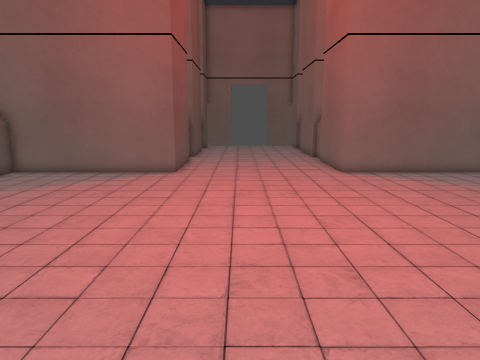
view 1 (above)

18 first-person views from a walk through a Godot game level. The camera is 1.4 m above the floor, tilts 10° down and sees 70° across. The floor is counted in squares, 0.5 m on a side. Each view is taken from the middle of a square. On the plan, view 1 faces up. The plan holds only what a view shows up to about 20 squares ahead; the rest is blank. The place goes on beyond the plan. Some surface patterns are stand-ins.

view 2
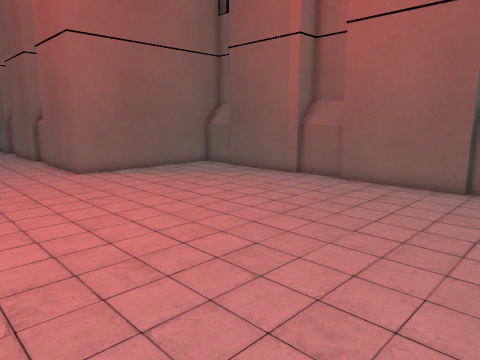

view 3
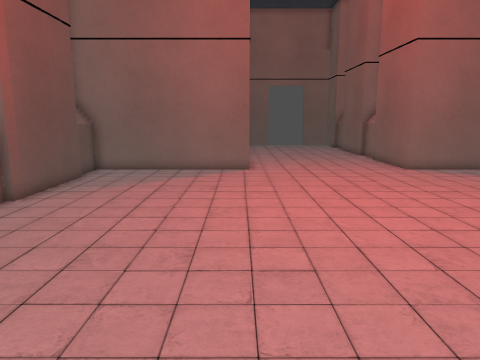

view 4
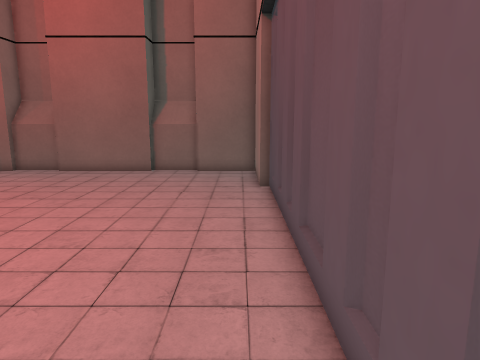

view 5
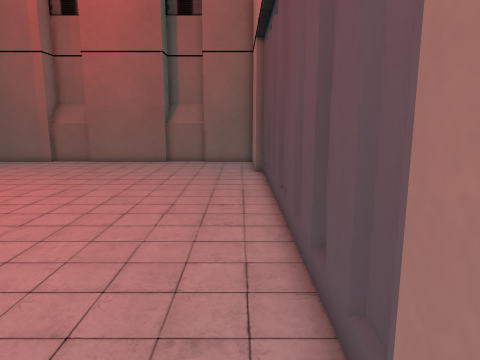

view 6
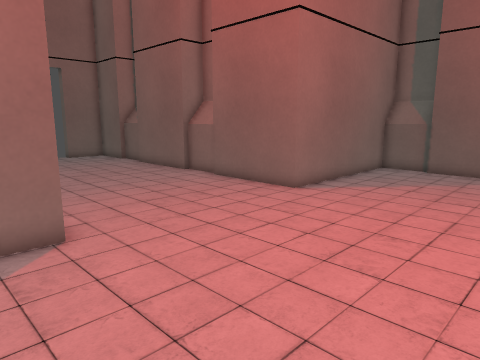

view 7
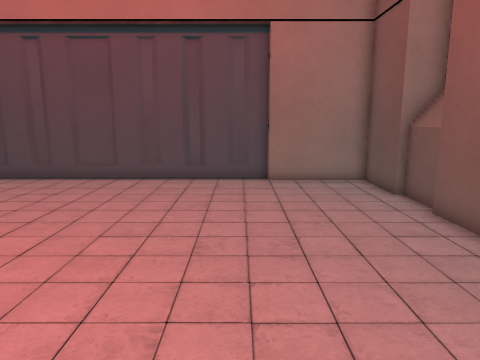

view 8
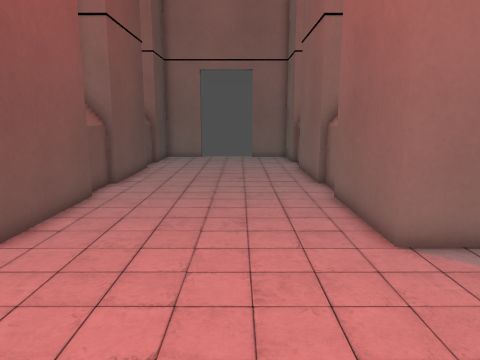

view 9
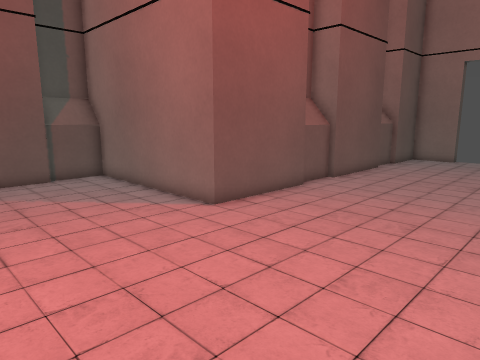

view 10
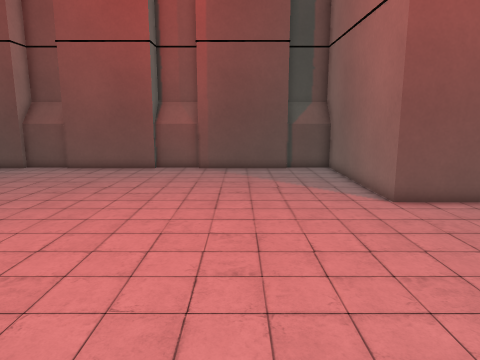

view 11
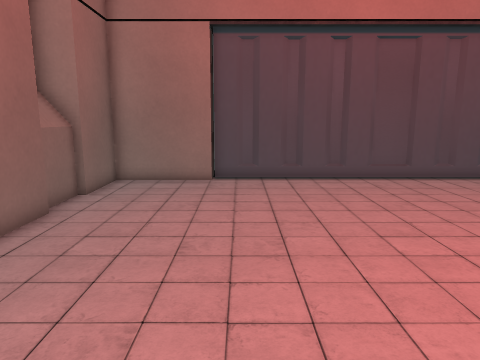

view 12
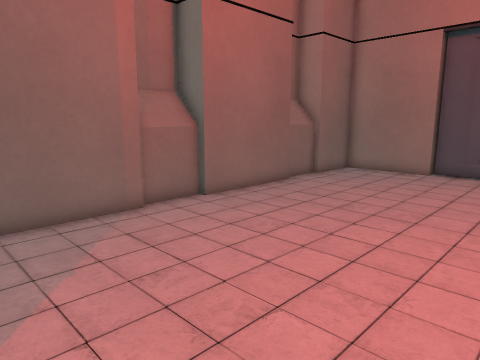

view 13
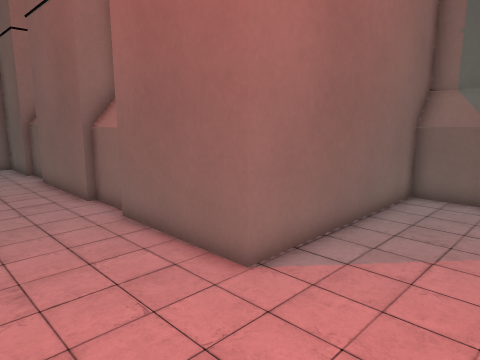

view 14
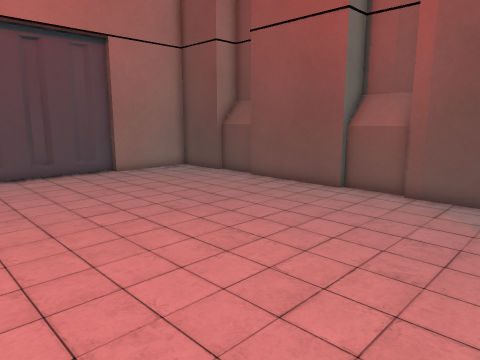

view 15
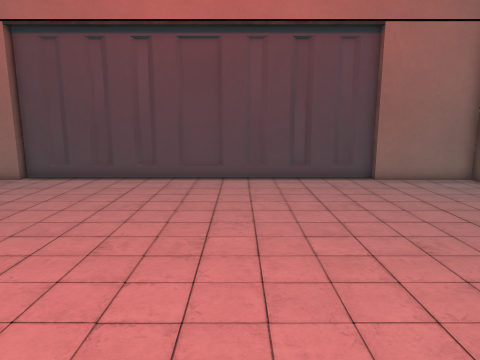

view 16
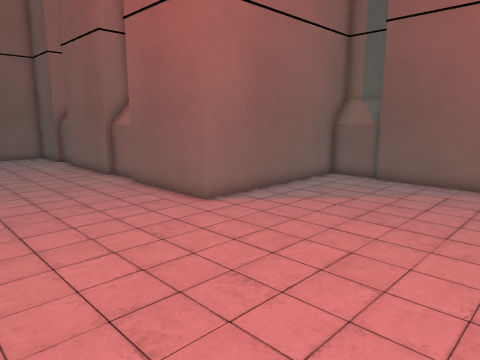

view 17
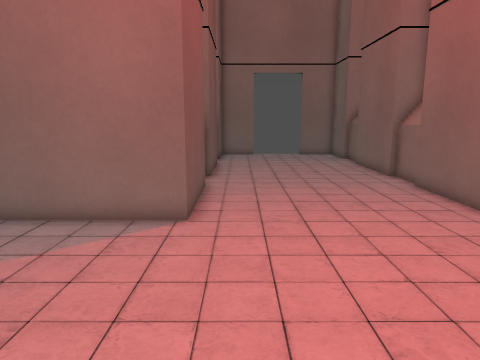

view 18
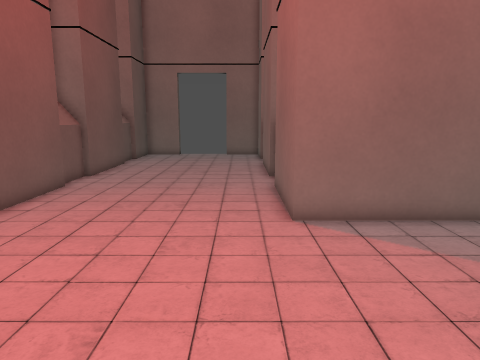

### Floor plan
Points are (right, up) in squares from view 1. A wall is a line through its corners. A room is listed if a view was taken in it or the views show most of it. See-through windows are left out.
Room 1 (views 1, 2, 3, 4, 5, 6, 7, 8, 9, 10, 11, 12, 13, 14, 15, 16, 17, 18)
walls: (13.8, 10.6) (13.8, 15.8); (-11.8, 8) (-11.8, 2.9); (-12.2, 10.6) (-12.2, 8); (14.1, 8) (14.1, 10.6); (2.9, -3.2) (3.4, -3.5) (4.1, -3.2); (-12.5, 10.5) (-12.5, 8); (14.4, 8) (14.4, 10.6); (-2.4, -3.2) (-1.8, -3.5) (-1.2, -3.2); (5, -3.2) (5.4, -3.4); (-11.8, 15.7) (-11.8, 10.6); (-3.5, 23.5) (-3.5, 18.3) (-12.5, 18.3) (-12.5, 15.9); (14.1, 15.8) (14.1, 18.4); (7, -3.2) (7.6, -3.5) (8.2, -3.2); (5.8, 23.8) (5.8, 26); (13.8, 2.9) (13.8, 8); (14.4, 15.9) (14.4, 18.3) (5.5, 18.3) (5.5, 23.5); (6, 24.1) (6, 26); (-12.2, 2.9) (-12.2, 0.2); (6.2, 24.3) (6.2, 26); (9.3, -2.8) (13.8, -2.8) (13.8, 0.4); (6.3, 24.5) (6.3, 26); (-12.5, 2.4) (-12.5, 0.4); (-7.3, -3.2) (9.2, -3.2); (-12.2, 18.4) (-12.2, 15.7); (-11.8, 0.4) (-11.8, -2.8) (-7.3, -2.8); (14.1, 0.3) (14.1, 3); (14.4, 0.4) (14.4, 2.9); (5.5, 26) (5.5, 31.1); (-3.8, 26) (-3.8, 23.9); (-4, 26) (-4, 24.3); (-4.2, 26) (-4.2, 24.6); (-4.5, 26) (-4.5, 24.9); (-3.5, 31.1) (-3.5, 26)

Where each view was taken, in squares from view 1:
view 1: 0 up, 0 right, facing up
view 2: 0 up, 1 left, facing up-right
view 3: 1 down, 4 left, facing up
view 4: 2 down, 5 left, facing right
view 5: 2 down, 9 left, facing right
view 6: 10 up, 6 left, facing up-right
view 7: 13 up, 6 left, facing down
view 8: 11 up, 2 right, facing up
view 9: 11 up, 5 right, facing up-left
view 10: 13 up, 8 right, facing left
view 11: 13 up, 8 right, facing down
view 12: 16 up, 4 right, facing down-right
view 13: 14 up, 1 right, facing up-right
view 14: 15 up, 1 right, facing down-left
view 15: 13 up, 1 left, facing down
view 16: 9 up, 2 left, facing up-right
view 17: 9 up, 2 left, facing up
view 18: 9 up, 4 right, facing up
